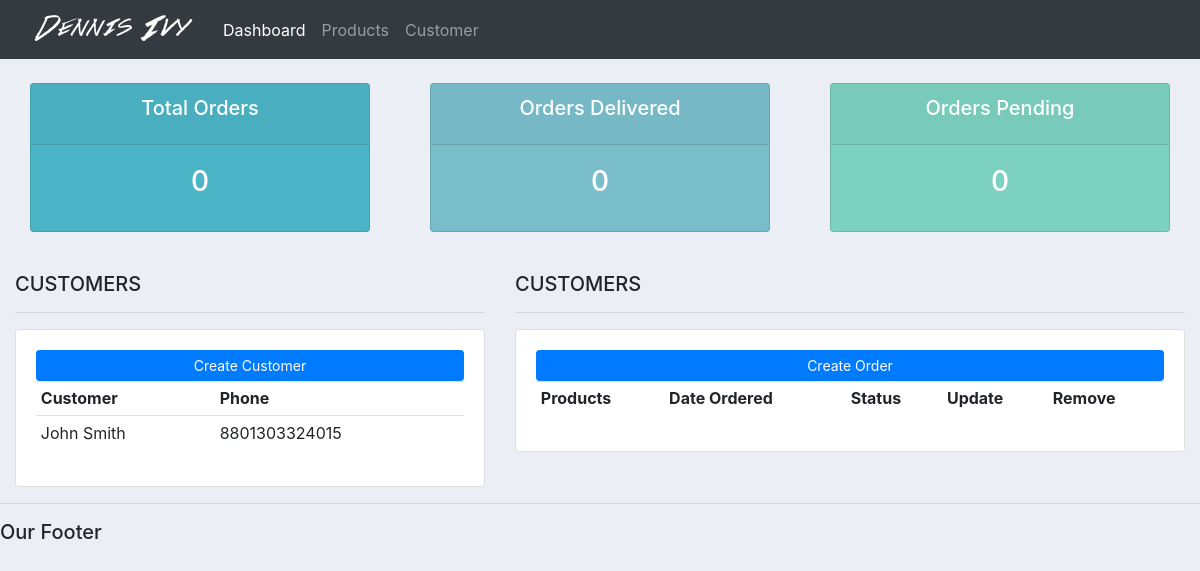
The app's page /, older data.
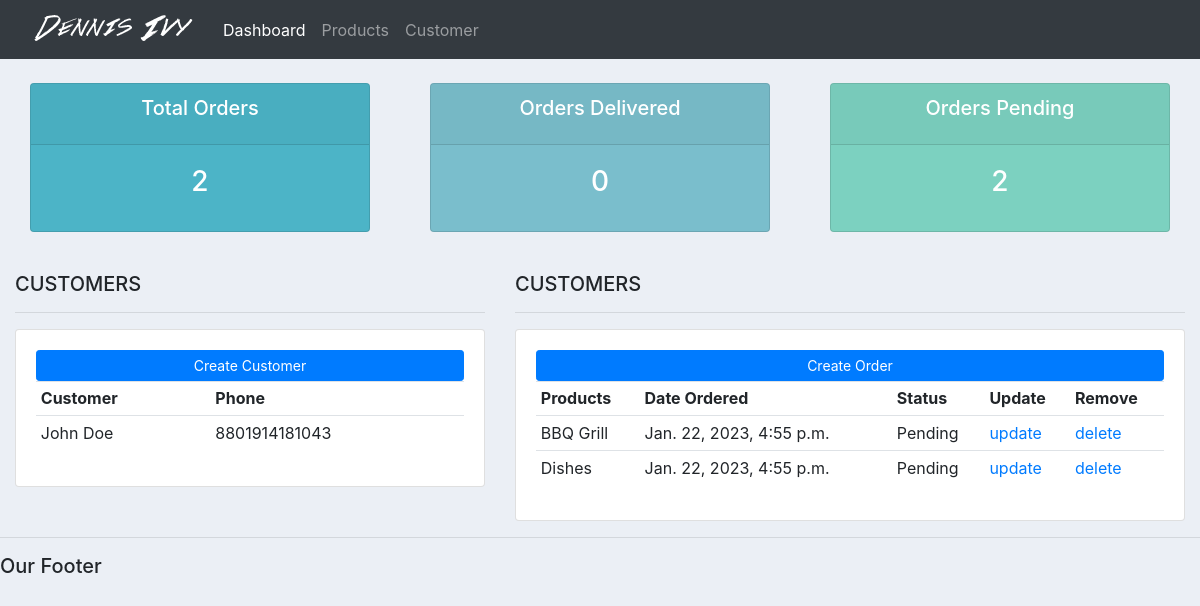
The same page, newer data.
### accounts/models.py (models this page shows, shortened)
class Customer(models.Model):
    id = models.UUIDField(primary_key=True, default=uuid.uuid4,editable=False)
    name = models.CharField(max_length=200, null=True)
    phone = models.BigIntegerField(null=True)
    email = models.EmailField(max_length=200, null=True)
    date_created = models.DateTimeField(auto_now_add=True, null=True)

class Order (models.Model):
    STATUS = (
        ('Pending' , 'Pending'),
        ('Out for Delivery', 'Out for Delivery'),
        ('Delivered' , 'Delivered')
    )
    customer= models.ForeignKey(Customer, null=True, on_delete=models.SET_NULL)
    product= models.ForeignKey(Product, null=True, on_delete=models.SET_NULL)
    date_created = models.DateTimeField(auto_now_add = True, null=True)
    status = models.CharField(max_length=200, null=True, choices=STATUS)

class Product(models.Model):
    CATEGORY = (
        ('In door' , 'In door'),
        ('Out door', 'Out door')
    )
    name= models.CharField(max_length=200, null=True)
    price= models.FloatField(max_length=200, null=True)
    category= models.CharField(max_length=200, null=True, choices=CATEGORY)
    description= models.CharField(max_length=200, null=True, blank=True)
    date_created= models.DateTimeField(auto_now_add=True, null=True)
    tags = models.ManyToManyField(Tag)
    def __str__(self):
        return self.name

### accounts/views.py (the view)
# urls.py: 2. Add a URL to urlpatterns:  path('', views.home, name='home')
def home(request):
    orders = Order.objects.all()
    customers = Customer.objects.all()
    total_orders = orders.count()
    total_customers = customers.count()
    delivered= orders.filter(status='Delivered').count()
    pending = orders.filter(status='Pending').count()
    context = {'orders':orders, 'customers':customers, 'total_orders':total_orders, 'pending':pending, 'delivered':delivered, 'total_customers':total_customers}
    return render(request,'accounts/dashboard.html', context)

### accounts/templates/accounts/dashboard.html (shortened to what this page needs)
{% extends "accounts/main.html" %}
{% block content %}
{% include 'accounts/status.html' %}
<br>
<div class="row">
    <div class="col-md-5">
        <h5>CUSTOMERS</h5>
        <hr>
        <div class="card card-body">
            <a class="btn btn-primary btn-sm btn-block"  href="">Create Customer</a>
            <table class="table table-sm">
                <tr>
                    <th>Customer</th>
                    <th>Phone</th>
                </tr>
                {%for customer in customers %}
                    <tr>
                        <td>{{customer.name}}</td>
                        <td>{{customer.phone}}</td>
                    </tr>
                {%endfor%}
            </table>
        </div>
    </div>
    <div class="col-md-7">
        <h5>CUSTOMERS</h5>
        <hr>
        <div class="card card-body">
            <a class="btn btn-primary btn-sm btn-block"  href="">Create Order</a>
            <table class="table table-sm">
                <tr>
                    <th>Products</th>
                    <th>Date Ordered</th>
                    <th>Status</th>
                    <th>Update</th>
                    <th>Remove</th>
                </tr>
                {%for order in orders %}
                    <tr>
                        <td>{{order.product}}</td>
                        <td>{{order.date_created}}</td>
                        <td>{{order.status}}</td>
                        <td><a href="">update</a></td>
                        <td><a href="">delete</a></td>
                    </tr>
                {%endfor%}
            </table>
        </div>
    </div>
</div>
{% endblock content %}

### accounts/templates/accounts/main.html (shortened to what this page needs)
{% load static %}
<!DOCTYPE html>
<html lang="en">
  <head>
    <link
      rel="stylesheet"
      href="https://cdn.jsdelivr.net/npm/bootstrap@4.3.1/dist/css/bootstrap.min.css"
    />
    <link rel="stylesheet" href="{% static 'css/main.css' %}">
  </head>
  <body>
    {% include 'accounts/navbar.html' %}
    <div class="container-fluid">
        {% block content %}
        {% endblock content %}
    </div>
    <hr />
    <h5>Our Footer</h5>
  </body>
</html>

### accounts/templates/accounts/navbar.html (shortened to what this page needs)
{% load static %}
<nav class="navbar navbar-expand-lg navbar-dark bg-dark">
    <img src=" {% static 'img/logo.png' %} " alt="">
    <div class="collapse navbar-collapse" id="navbarNav">
      <ul class="navbar-nav">
        <li class="nav-item active">
          <a class="nav-link" href="#">Dashboard</a>
        </li>
        <li class="nav-item">
          <a class="nav-link" href="#">Products</a>
        </li>
        <li class="nav-item">
          <a class="nav-link" href="#">Customer</a>
        </li>
      </ul>
    </div>
  </nav>

### accounts/templates/accounts/status.html
<br>
<div class="row">
    <div class="col">
        <div class="col-md">
            <div class="card text-center text-white mb-3" id="total-orders">
                <div class="card-header">
                    <h5 class="card-title">Total Orders</h5>
                </div>
                <div class="card-body">
                    <h3 class="card-title">{{total_orders}}</h3>
                </div>
            </div>
        </div>
    </div>
    <div class="col">
        <div class="col-md">
            <div class="card text-center text-white mb-3" id="orders-delivered">
                <div class="card-header">
                    <h5 class="card-title">Orders Delivered</h5>
                </div>
                <div class="card-body">
                    <h3 class="card-title">{{delivered}}</h3>
                </div>
            </div>
        </div>
    </div>
    <div class="col">
        <div class="col-md">
            <div class="card text-center text-white mb-3" id="orders-pending">
                <div class="card-header">
                    <h5 class="card-title">Orders Pending</h5>
                </div>
                <div class="card-body">
                    <h3 class="card-title">{{pending}}</h3>
                </div>
            </div>
        </div>
    </div>
</div>

### static/css/main.css (style rules this page uses)
body { background-color: #ebeff5; }
#total-orders { background-color:#4cb4c7 }
#orders-pending { background-color:#7CD1C0 }
#orders-delivered { background-color:#7abecc }

Row changes from the older to the newer data that the page shows:
removed Customer: name "John Smith", phone "8801303324015"
added Customer: name "John Doe", phone "8801914181043"
added Order: product "BBQ Grill", date_created "Jan. 22, 2023, 4:55 p.m.", status "Pending"
added Order: product "Dishes", date_created "Jan. 22, 2023, 4:55 p.m.", status "Pending"
Text that changed along with them:
{{ total_orders }}: "0" → "2"
{{ pending }}: "0" → "2"
